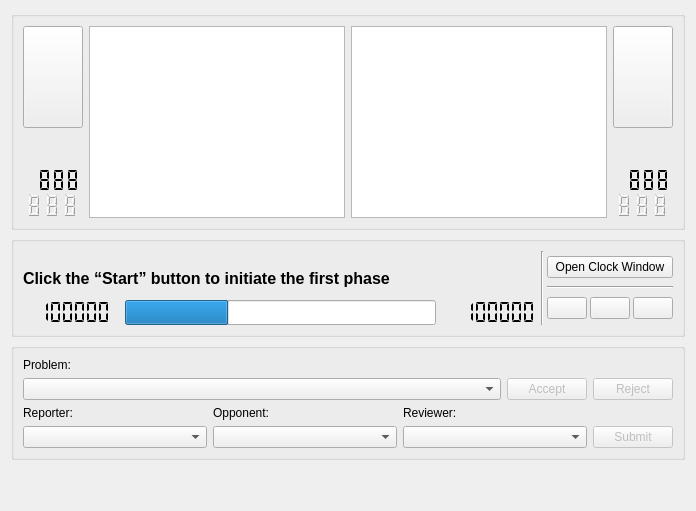
      <widget class="QWidget" name="control">
       <attribute name="title">
        <string>Control</string>
       </attribute>
       <layout class="QVBoxLayout" name="verticalLayout_4">
        <item>
         <widget class="QGroupBox" name="phaseoverview">
          <property name="maximumSize">
           <size>
            <width>16777215</width>
            <height>250</height>
           </size>
          </property>
          <property name="title">
           <string/>
          </property>
          <layout class="QHBoxLayout" name="horizontalLayout_8">
           <item>
            <layout class="QVBoxLayout" name="verticalLayout_6">
             <property name="spacing">
              <number>0</number>
             </property>
             <item>
              <widget class="QPushButton" name="phasebwd">
               <property name="sizePolicy">
                <sizepolicy hsizetype="Preferred" vsizetype="Preferred">
                 <horstretch>0</horstretch>
                 <verstretch>1</verstretch>
                </sizepolicy>
               </property>
               <property name="minimumSize">
                <size>
                 <width>60</width>
                 <height>72</height>
                </size>
               </property>
               <property name="maximumSize">
                <size>
                 <width>60</width>
                 <height>128</height>
                </size>
               </property>
               <property name="text">
                <string/>
               </property>
               <property name="icon">
                <iconset resource="resources.qrc">
                 <normaloff>:/breeze-icons/go-previous-32.png</normaloff>:/breeze-icons/go-previous-32.png</iconset>
               </property>
               <property name="iconSize">
                <size>
                 <width>32</width>
                 <height>32</height>
                </size>
               </property>
              </widget>
             </item>
             <item>
              <spacer name="verticalSpacer_4">
               <property name="orientation">
                <enum>Qt::Vertical</enum>
               </property>
               <property name="sizeHint" stdset="0">
                <size>
                 <width>20</width>
                 <height>40</height>
                </size>
               </property>
              </spacer>
             </item>
             <item>
              <widget class="QLCDNumber" name="dummycdown">
               <property name="minimumSize">
                <size>
                 <width>60</width>
                 <height>25</height>
                </size>
               </property>
               <property name="maximumSize">
                <size>
                 <width>60</width>
                 <height>25</height>
                </size>
               </property>
               <property name="frameShape">
                <enum>QFrame::NoFrame</enum>
               </property>
               <property name="frameShadow">
                <enum>QFrame::Plain</enum>
               </property>
               <property name="lineWidth">
                <number>0</number>
               </property>
               <property name="smallDecimalPoint">
                <bool>true</bool>
               </property>
               <property name="digitCount">
                <number>4</number>
               </property>
               <property name="segmentStyle">
                <enum>QLCDNumber::Flat</enum>
               </property>
               <property name="intValue" stdset="0">
                <number>888</number>
               </property>
              </widget>
             </item>
             <item>
              <layout class="QHBoxLayout" name="ppindicators">
               <property name="spacing">
                <number>0</number>
               </property>
               <property name="sizeConstraint">
                <enum>QLayout::SetMaximumSize</enum>
               </property>
               <item>
                <widget class="QLCDNumber" name="ppaadvindic">
                 <property name="sizePolicy">
                  <sizepolicy hsizetype="Fixed" vsizetype="Minimum">
                   <horstretch>0</horstretch>
                   <verstretch>0</verstretch>
                  </sizepolicy>
                 </property>
                 <property name="minimumSize">
                  <size>
                   <width>10</width>
                   <height>25</height>
                  </size>
                 </property>
                 <property name="maximumSize">
                  <size>
                   <width>14</width>
                   <height>25</height>
                  </size>
                 </property>
                 <property name="frameShape">
                  <enum>QFrame::NoFrame</enum>
                 </property>
                 <property name="frameShadow">
                  <enum>QFrame::Plain</enum>
                 </property>
                 <property name="lineWidth">
                  <number>0</number>
                 </property>
                 <property name="digitCount">
                  <number>1</number>
                 </property>
                 <property name="segmentStyle">
                  <enum>QLCDNumber::Outline</enum>
                 </property>
                 <property name="value" stdset="0">
                  <double>8.000000000000000</double>
                 </property>
                 <property name="intValue" stdset="0">
                  <number>8</number>
                 </property>
                </widget>
               </item>
               <item>
                <widget class="QLCDNumber" name="ppcarryindic">
                 <property name="sizePolicy">
                  <sizepolicy hsizetype="Fixed" vsizetype="Minimum">
                   <horstretch>0</horstretch>
                   <verstretch>0</verstretch>
                  </sizepolicy>
                 </property>
                 <property name="minimumSize">
                  <size>
                   <width>10</width>
                   <height>25</height>
                  </size>
                 </property>
                 <property name="maximumSize">
                  <size>
                   <width>14</width>
                   <height>25</height>
                  </size>
                 </property>
                 <property name="frameShape">
                  <enum>QFrame::NoFrame</enum>
                 </property>
                 <property name="frameShadow">
                  <enum>QFrame::Plain</enum>
                 </property>
                 <property name="lineWidth">
                  <number>0</number>
                 </property>
                 <property name="digitCount">
                  <number>1</number>
                 </property>
                 <property name="segmentStyle">
                  <enum>QLCDNumber::Outline</enum>
                 </property>
                 <property name="value" stdset="0">
                  <double>8.000000000000000</double>
                 </property>
                 <property name="intValue" stdset="0">
                  <number>8</number>
                 </property>
                </widget>
               </item>
               <item>
                <widget class="QLCDNumber" name="ppocarryindic">
                 <property name="sizePolicy">
                  <sizepolicy hsizetype="Fixed" vsizetype="Minimum">
                   <horstretch>0</horstretch>
                   <verstretch>0</verstretch>
                  </sizepolicy>
                 </property>
                 <property name="minimumSize">
                  <size>
                   <width>10</width>
                   <height>25</height>
                  </size>
                 </property>
                 <property name="maximumSize">
                  <size>
                   <width>14</width>
                   <height>25</height>
                  </size>
                 </property>
                 <property name="frameShape">
                  <enum>QFrame::NoFrame</enum>
                 </property>
                 <property name="frameShadow">
                  <enum>QFrame::Plain</enum>
                 </property>
                 <property name="lineWidth">
                  <number>0</number>
                 </property>
                 <property name="digitCount">
                  <number>1</number>
                 </property>
                 <property name="segmentStyle">
                  <enum>QLCDNumber::Outline</enum>
                 </property>
                 <property name="value" stdset="0">
                  <double>8.000000000000000</double>
                 </property>
                 <property name="intValue" stdset="0">
                  <number>8</number>
                 </property>
                </widget>
               </item>
              </layout>
             </item>
            </layout>
           </item>
           <item>
            <widget class="QListView" name="listofstages">
             <property name="enabled">
              <bool>true</bool>
             </property>
             <property name="horizontalScrollBarPolicy">
              <enum>Qt::ScrollBarAlwaysOff</enum>
             </property>
             <property name="editTriggers">
              <set>QAbstractItemView::NoEditTriggers</set>
             </property>
             <property name="showDropIndicator" stdset="0">
              <bool>false</bool>
             </property>
             <property name="selectionMode">
              <enum>QAbstractItemView::NoSelection</enum>
             </property>
            </widget>
           </item>
           <item>
            <widget class="QListView" name="listofphases">
             <property name="enabled">
              <bool>true</bool>
             </property>
             <property name="horizontalScrollBarPolicy">
              <enum>Qt::ScrollBarAlwaysOff</enum>
             </property>
             <property name="editTriggers">
              <set>QAbstractItemView::NoEditTriggers</set>
             </property>
             <property name="selectionMode">
              <enum>QAbstractItemView::NoSelection</enum>
             </property>
             <property name="selectionBehavior">
              <enum>QAbstractItemView::SelectRows</enum>
             </property>
            </widget>
           </item>
           <item>
            <layout class="QVBoxLayout" name="verticalLayout_7">
             <property name="spacing">
              <number>0</number>
             </property>
             <item>
              <widget class="QPushButton" name="phasefwd">
               <property name="sizePolicy">
                <sizepolicy hsizetype="Preferred" vsizetype="Preferred">
                 <horstretch>0</horstretch>
                 <verstretch>1</verstretch>
                </sizepolicy>
               </property>
               <property name="minimumSize">
                <size>
                 <width>60</width>
                 <height>72</height>
                </size>
               </property>
               <property name="maximumSize">
                <size>
                 <width>60</width>
                 <height>128</height>
                </size>
               </property>
               <property name="text">
                <string/>
               </property>
               <property name="icon">
                <iconset resource="resources.qrc">
                 <normaloff>:/breeze-icons/go-next-32.png</normaloff>:/breeze-icons/go-next-32.png</iconset>
               </property>
               <property name="iconSize">
                <size>
                 <width>32</width>
                 <height>32</height>
                </size>
               </property>
              </widget>
             </item>
             <item>
              <spacer name="verticalSpacer_3">
               <property name="orientation">
                <enum>Qt::Vertical</enum>
               </property>
               <property name="sizeHint" stdset="0">
                <size>
                 <width>20</width>
                 <height>40</height>
                </size>
               </property>
              </spacer>
             </item>
             <item>
              <widget class="QLCDNumber" name="aadvcdown">
               <property name="minimumSize">
                <size>
                 <width>60</width>
                 <height>25</height>
                </size>
               </property>
               <property name="maximumSize">
                <size>
                 <width>60</width>
                 <height>25</height>
                </size>
               </property>
               <property name="frameShape">
                <enum>QFrame::NoFrame</enum>
               </property>
               <property name="frameShadow">
                <enum>QFrame::Plain</enum>
               </property>
               <property name="lineWidth">
                <number>0</number>
               </property>
               <property name="smallDecimalPoint">
                <bool>true</bool>
               </property>
               <property name="digitCount">
                <number>4</number>
               </property>
               <property name="segmentStyle">
                <enum>QLCDNumber::Flat</enum>
               </property>
               <property name="value" stdset="0">
                <double>888.000000000000000</double>
               </property>
              </widget>
             </item>
             <item>
              <layout class="QHBoxLayout" name="cpindicators">
               <property name="spacing">
                <number>0</number>
               </property>
               <property name="sizeConstraint">
                <enum>QLayout::SetMaximumSize</enum>
               </property>
               <item>
                <widget class="QLCDNumber" name="cpaadvindic">
                 <property name="sizePolicy">
                  <sizepolicy hsizetype="Fixed" vsizetype="Minimum">
                   <horstretch>0</horstretch>
                   <verstretch>0</verstretch>
                  </sizepolicy>
                 </property>
                 <property name="minimumSize">
                  <size>
                   <width>10</width>
                   <height>25</height>
                  </size>
                 </property>
                 <property name="maximumSize">
                  <size>
                   <width>14</width>
                   <height>25</height>
                  </size>
                 </property>
                 <property name="frameShape">
                  <enum>QFrame::NoFrame</enum>
                 </property>
                 <property name="frameShadow">
                  <enum>QFrame::Plain</enum>
                 </property>
                 <property name="lineWidth">
                  <number>0</number>
                 </property>
                 <property name="digitCount">
                  <number>1</number>
                 </property>
                 <property name="segmentStyle">
                  <enum>QLCDNumber::Outline</enum>
                 </property>
                 <property name="value" stdset="0">
                  <double>8.000000000000000</double>
                 </property>
                 <property name="intValue" stdset="0">
                  <number>8</number>
                 </property>
                </widget>
               </item>
               <item>
                <widget class="QLCDNumber" name="cpcarryindic">
                 <property name="sizePolicy">
                  <sizepolicy hsizetype="Fixed" vsizetype="Minimum">
                   <horstretch>0</horstretch>
                   <verstretch>0</verstretch>
                  </sizepolicy>
                 </property>
                 <property name="minimumSize">
                  <size>
                   <width>10</width>
                   <height>25</height>
                  </size>
                 </property>
                 <property name="maximumSize">
                  <size>
                   <width>14</width>
                   <height>25</height>
                  </size>
                 </property>
                 <property name="frameShape">
                  <enum>QFrame::NoFrame</enum>
                 </property>
                 <property name="frameShadow">
                  <enum>QFrame::Plain</enum>
                 </property>
                 <property name="lineWidth">
                  <number>0</number>
                 </property>
                 <property name="digitCount">
                  <number>1</number>
                 </property>
                 <property name="segmentStyle">
                  <enum>QLCDNumber::Outline</enum>
                 </property>
                 <property name="value" stdset="0">
                  <double>8.000000000000000</double>
                 </property>
                 <property name="intValue" stdset="0">
                  <number>8</number>
                 </property>
                </widget>
               </item>
               <item>
                <widget class="QLCDNumber" name="cpocarryindic">
                 <property name="sizePolicy">
                  <sizepolicy hsizetype="Fixed" vsizetype="Minimum">
                   <horstretch>0</horstretch>
                   <verstretch>0</verstretch>
                  </sizepolicy>
                 </property>
                 <property name="minimumSize">
                  <size>
                   <width>10</width>
                   <height>25</height>
                  </size>
                 </property>
                 <property name="maximumSize">
                  <size>
                   <width>14</width>
                   <height>25</height>
                  </size>
                 </property>
                 <property name="frameShape">
                  <enum>QFrame::NoFrame</enum>
                 </property>
                 <property name="frameShadow">
                  <enum>QFrame::Plain</enum>
                 </property>
                 <property name="lineWidth">
                  <number>0</number>
                 </property>
                 <property name="digitCount">
                  <number>1</number>
                 </property>
                 <property name="segmentStyle">
                  <enum>QLCDNumber::Outline</enum>
                 </property>
                 <property name="value" stdset="0">
                  <double>8.000000000000000</double>
                 </property>
                 <property name="intValue" stdset="0">
                  <number>8</number>
                 </property>
                </widget>
               </item>
              </layout>
             </item>
            </layout>
           </item>
          </layout>
         </widget>
        </item>
        <item>
         <widget class="QGroupBox" name="currentphasebox">
          <property name="title">
           <string/>
          </property>
          <layout class="QHBoxLayout" name="horizontalLayout">
           <property name="spacing">
            <number>3</number>
           </property>
           <item>
            <layout class="QVBoxLayout" name="verticalLayout_13">
             <property name="spacing">
              <number>12</number>
             </property>
             <item>
              <layout class="QVBoxLayout" name="phaseinfo">
               <property name="spacing">
                <number>0</number>
               </property>
               <item>
                <widget class="QLabel" name="performerslabel">
                 <property name="font">
                  <font>
                   <pointsize>11</pointsize>
                  </font>
                 </property>
                 <property name="text">
                  <string>&lt;ApplicationName&gt; &lt;Version&gt;</string>
                 </property>
                </widget>
               </item>
               <item>
                <widget class="QLabel" name="phaselabel">
                 <property name="enabled">
                  <bool>true</bool>
                 </property>
                 <property name="sizePolicy">
                  <sizepolicy hsizetype="Ignored" vsizetype="Fixed">
                   <horstretch>0</horstretch>
                   <verstretch>0</verstretch>
                  </sizepolicy>
                 </property>
                 <property name="font">
                  <font>
                   <pointsize>12</pointsize>
                   <weight>75</weight>
                   <bold>true</bold>
                  </font>
                 </property>
                 <property name="text">
                  <string>Click the “Start” button to initiate the first phase</string>
                 </property>
                </widget>
               </item>
              </layout>
             </item>
             <item>
              <layout class="QHBoxLayout" name="phaseprogressbar">
               <item>
                <widget class="QLCDNumber" name="elapsedtime">
                 <property name="sizePolicy">
                  <sizepolicy hsizetype="Maximum" vsizetype="Minimum">
                   <horstretch>0</horstretch>
                   <verstretch>1</verstretch>
                  </sizepolicy>
                 </property>
                 <property name="minimumSize">
                  <size>
                   <width>90</width>
                   <height>25</height>
                  </size>
                 </property>
                 <property name="maximumSize">
                  <size>
                   <width>16777215</width>
                   <height>25</height>
                  </size>
                 </property>
                 <property name="frameShape">
                  <enum>QFrame::NoFrame</enum>
                 </property>
                 <property name="frameShadow">
                  <enum>QFrame::Plain</enum>
                 </property>
                 <property name="lineWidth">
                  <number>0</number>
                 </property>
                 <property name="digitCount">
                  <number>7</number>
                 </property>
                 <property name="segmentStyle">
                  <enum>QLCDNumber::Flat</enum>
                 </property>
                 <property name="value" stdset="0">
                  <double>8888888.000000000000000</double>
                 </property>
                 <property name="intValue" stdset="0">
                  <number>8888888</number>
                 </property>
                </widget>
               </item>
               <item>
                <widget class="QProgressBar" name="progressbar">
                 <property name="enabled">
                  <bool>true</bool>
                 </property>
                 <property name="minimumSize">
                  <size>
                   <width>0</width>
                   <height>25</height>
                  </size>
                 </property>
                 <property name="maximumSize">
                  <size>
                   <width>16777215</width>
                   <height>25</height>
                  </size>
                 </property>
                 <property name="maximum">
                  <number>3</number>
                 </property>
                 <property name="value">
                  <number>1</number>
                 </property>
                 <property name="textVisible">
                  <bool>false</bool>
                 </property>
                </widget>
               </item>
               <item>
                <widget class="QLCDNumber" name="maxtime">
                 <property name="enabled">
                  <bool>true</bool>
                 </property>
                 <property name="sizePolicy">
                  <sizepolicy hsizetype="Maximum" vsizetype="Minimum">
                   <horstretch>0</horstretch>
                   <verstretch>1</verstretch>
                  </sizepolicy>
                 </property>
                 <property name="minimumSize">
                  <size>
                   <width>90</width>
                   <height>25</height>
                  </size>
                 </property>
                 <property name="maximumSize">
                  <size>
                   <width>16777215</width>
                   <height>25</height>
                  </size>
                 </property>
                 <property name="frameShape">
                  <enum>QFrame::NoFrame</enum>
                 </property>
                 <property name="frameShadow">
                  <enum>QFrame::Plain</enum>
                 </property>
                 <property name="lineWidth">
                  <number>0</number>
                 </property>
                 <property name="digitCount">
                  <number>7</number>
                 </property>
                 <property name="segmentStyle">
                  <enum>QLCDNumber::Flat</enum>
                 </property>
                 <property name="value" stdset="0">
                  <double>8888888.000000000000000</double>
                 </property>
                 <property name="intValue" stdset="0">
                  <number>8888888</number>
                 </property>
                </widget>
               </item>
              </layout>
             </item>
            </layout>
           </item>
           <item>
            <widget class="Line" name="line_2">
             <property name="orientation">
              <enum>Qt::Vertical</enum>
             </property>
            </widget>
           </item>
           <item>
            <layout class="QVBoxLayout" name="verticalLayout_5">
             <property name="spacing">
              <number>3</number>
             </property>
             <item>
              <widget class="QPushButton" name="openClockWindowBttn">
               <property name="sizePolicy">
                <sizepolicy hsizetype="Minimum" vsizetype="Fixed">
                 <horstretch>0</horstretch>
                 <verstretch>0</verstretch>
                </sizepolicy>
               </property>
               <property name="text">
                <string>Open Clock Window</string>
               </property>
              </widget>
             </item>
             <item>
              <widget class="Line" name="line">
               <property name="orientation">
                <enum>Qt::Horizontal</enum>
               </property>
              </widget>
             </item>
             <item>
              <layout class="QHBoxLayout" name="horizontalLayout_2">
               <item>
                <widget class="QPushButton" name="startstopbttn">
                 <property name="sizePolicy">
                  <sizepolicy hsizetype="Fixed" vsizetype="Fixed">
                   <horstretch>0</horstretch>
                   <verstretch>0</verstretch>
                  </sizepolicy>
                 </property>
                 <property name="text">
                  <string/>
                 </property>
                 <property name="icon">
                  <iconset resource="resources.qrc">
                   <normaloff>:/breeze-icons/chronometer-start-24.png</normaloff>:/breeze-icons/chronometer-start-24.png</iconset>
                 </property>
                 <property name="iconSize">
                  <size>
                   <width>24</width>
                   <height>24</height>
                  </size>
                 </property>
                </widget>
               </item>
               <item>
                <widget class="QPushButton" name="resettimebttn">
                 <property name="sizePolicy">
                  <sizepolicy hsizetype="Fixed" vsizetype="Fixed">
                   <horstretch>0</horstretch>
                   <verstretch>0</verstretch>
                  </sizepolicy>
                 </property>
                 <property name="text">
                  <string/>
                 </property>
                 <property name="icon">
                  <iconset resource="resources.qrc">
                   <normaloff>:/breeze-icons/chronometer-restart-24.png</normaloff>:/breeze-icons/chronometer-restart-24.png</iconset>
                 </property>
                 <property name="iconSize">
                  <size>
                   <width>24</width>
                   <height>24</height>
                  </size>
                 </property>
                </widget>
               </item>
               <item>
                <widget class="QPushButton" name="settimebttn">
                 <property name="sizePolicy">
                  <sizepolicy hsizetype="Fixed" vsizetype="Fixed">
                   <horstretch>0</horstretch>
                   <verstretch>0</verstretch>
                  </sizepolicy>
                 </property>
                 <property name="text">
                  <string/>
                 </property>
                 <property name="icon">
                  <iconset resource="resources.qrc">
                   <normaloff>:/breeze-icons/chronometer-24.png</normaloff>:/breeze-icons/chronometer-24.png</iconset>
                 </property>
                 <property name="iconSize">
                  <size>
                   <width>24</width>
                   <height>24</height>
                  </size>
                 </property>
                </widget>
               </item>
              </layout>
             </item>
            </layout>
           </item>
          </layout>
         </widget>
        </item>
        <item>
         <widget class="QGroupBox" name="stageconfigbox">
          <property name="title">
           <string/>
          </property>
          <layout class="QVBoxLayout" name="verticalLayout">
           <item>
            <layout class="QVBoxLayout" name="problembox">
             <item>
              <layout class="QHBoxLayout" name="problemlabelbox">
               <item>
                <widget class="QLabel" name="problemlabel">
                 <property name="text">
                  <string>Problem:</string>
                 </property>
                </widget>
               </item>
              </layout>
             </item>
             <item>
              <layout class="QHBoxLayout" name="problemselbox">
               <item>
                <widget class="QComboBox" name="problemcombobox"/>
               </item>
               <item>
                <widget class="QPushButton" name="problemaccepted">
                 <property name="enabled">
                  <bool>false</bool>
                 </property>
                 <property name="sizePolicy">
                  <sizepolicy hsizetype="Maximum" vsizetype="Fixed">
                   <horstretch>0</horstretch>
                   <verstretch>0</verstretch>
                  </sizepolicy>
                 </property>
                 <property name="text">
                  <string>Accept</string>
                 </property>
                 <property name="icon">
                  <iconset resource="resources.qrc">
                   <normaloff>:/breeze-icons/dialog-ok-apply-16.png</normaloff>:/breeze-icons/dialog-ok-apply-16.png</iconset>
                 </property>
                </widget>
               </item>
               <item>
                <widget class="QPushButton" name="problemrejected">
                 <property name="enabled">
                  <bool>false</bool>
                 </property>
                 <property name="sizePolicy">
                  <sizepolicy hsizetype="Maximum" vsizetype="Fixed">
                   <horstretch>0</horstretch>
                   <verstretch>0</verstretch>
                  </sizepolicy>
                 </property>
                 <property name="text">
                  <string>Reject</string>
                 </property>
                 <property name="icon">
                  <iconset resource="resources.qrc">
                   <normaloff>:/breeze-icons/dialog-cancel-16.png</normaloff>:/breeze-icons/dialog-cancel-16.png</iconset>
                 </property>
                </widget>
               </item>
              </layout>
             </item>
            </layout>
           </item>
           <item>
            <layout class="QGridLayout" name="performancesbox">
             <item row="1" column="2">
              <widget class="QLabel" name="revlabel">
               <property name="text">
                <string>Reviewer:</string>
               </property>
              </widget>
             </item>
             <item row="1" column="0">
              <widget class="QLabel" name="replabel">
               <property name="text">
                <string>Reporter:</string>
               </property>
              </widget>
             </item>
             <item row="1" column="1">
              <widget class="QLabel" name="opplabel">
               <property name="text">
                <string>Opponent:</string>
               </property>
              </widget>
             </item>
             <item row="2" column="0">
              <widget class="QComboBox" name="repcombobox"/>
             </item>
             <item row="2" column="1">
              <widget class="QComboBox" name="oppcombobox"/>
             </item>
             <item row="2" column="2">
              <widget class="QComboBox" name="revcombobox"/>
             </item>
             <item row="2" column="3">
              <widget class="QPushButton" name="submitperfomances">
               <property name="enabled">
                <bool>false</bool>
               </property>
               <property name="sizePolicy">
                <sizepolicy hsizetype="Maximum" vsizetype="Fixed">
                 <horstretch>0</horstretch>
                 <verstretch>0</verstretch>
                </sizepolicy>
               </property>
               <property name="text">
                <string>Submit</string>
               </property>
               <property name="icon">
                <iconset resource="resources.qrc">
                 <normaloff>:/breeze-icons/document-send-16.png</normaloff>:/breeze-icons/document-send-16.png</iconset>
               </property>
              </widget>
             </item>
            </layout>
           </item>
          </layout>
         </widget>
        </item>
        <item>
         <spacer name="verticalSpacer">
          <property name="orientation">
           <enum>Qt::Vertical</enum>
          </property>
          <property name="sizeType">
           <enum>QSizePolicy::MinimumExpanding</enum>
          </property>
          <property name="sizeHint" stdset="0">
           <size>
            <width>20</width>
            <height>40</height>
           </size>
          </property>
         </spacer>
        </item>
       </layout>
      </widget>
